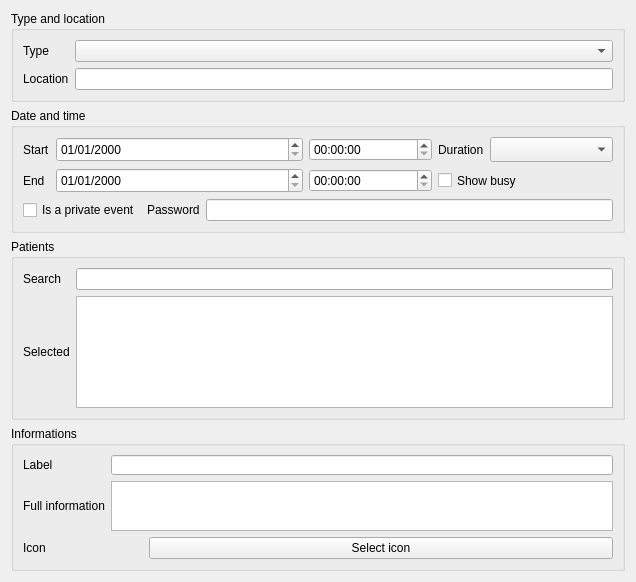
<?xml version="1.0" encoding="UTF-8"?>
<ui version="4.0">
 <class>Agenda::Internal::EventEditorWidget</class>
 <widget class="QWidget" name="Agenda::Internal::EventEditorWidget">
  <property name="geometry">
   <rect>
    <x>0</x>
    <y>0</y>
    <width>636</width>
    <height>582</height>
   </rect>
  </property>
  <property name="windowTitle">
   <string>Form</string>
  </property>
  <layout class="QGridLayout" name="gridLayout_4">
   <item row="0" column="0">
    <widget class="QGroupBox" name="groupBox">
     <property name="title">
      <string>Type and location</string>
     </property>
     <layout class="QGridLayout" name="gridLayout">
      <item row="0" column="0">
       <widget class="QLabel" name="label_8">
        <property name="text">
         <string>Type</string>
        </property>
       </widget>
      </item>
      <item row="0" column="1">
       <widget class="QComboBox" name="typeCombo"/>
      </item>
      <item row="1" column="0">
       <widget class="QLabel" name="label_9">
        <property name="text">
         <string>Location</string>
        </property>
       </widget>
      </item>
      <item row="1" column="1">
       <widget class="QLineEdit" name="location"/>
      </item>
     </layout>
    </widget>
   </item>
   <item row="1" column="0">
    <widget class="QGroupBox" name="groupBox_2">
     <property name="title">
      <string>Date and time</string>
     </property>
     <layout class="QGridLayout" name="gridLayout_2">
      <item row="0" column="0">
       <widget class="QLabel" name="label">
        <property name="sizePolicy">
         <sizepolicy hsizetype="Fixed" vsizetype="Preferred">
          <horstretch>0</horstretch>
          <verstretch>0</verstretch>
         </sizepolicy>
        </property>
        <property name="minimumSize">
         <size>
          <width>0</width>
          <height>25</height>
         </size>
        </property>
        <property name="maximumSize">
         <size>
          <width>16777215</width>
          <height>16777215</height>
         </size>
        </property>
        <property name="text">
         <string>Start</string>
        </property>
       </widget>
      </item>
      <item row="0" column="4">
       <widget class="QLabel" name="label_3">
        <property name="sizePolicy">
         <sizepolicy hsizetype="Fixed" vsizetype="Preferred">
          <horstretch>0</horstretch>
          <verstretch>0</verstretch>
         </sizepolicy>
        </property>
        <property name="minimumSize">
         <size>
          <width>0</width>
          <height>25</height>
         </size>
        </property>
        <property name="maximumSize">
         <size>
          <width>16777215</width>
          <height>16777215</height>
         </size>
        </property>
        <property name="text">
         <string>Duration</string>
        </property>
       </widget>
      </item>
      <item row="0" column="5">
       <widget class="QComboBox" name="durationCombo">
        <property name="minimumSize">
         <size>
          <width>0</width>
          <height>25</height>
         </size>
        </property>
        <property name="maximumSize">
         <size>
          <width>16777215</width>
          <height>16777215</height>
         </size>
        </property>
       </widget>
      </item>
      <item row="1" column="0">
       <widget class="QLabel" name="label_2">
        <property name="sizePolicy">
         <sizepolicy hsizetype="Fixed" vsizetype="Preferred">
          <horstretch>0</horstretch>
          <verstretch>0</verstretch>
         </sizepolicy>
        </property>
        <property name="minimumSize">
         <size>
          <width>0</width>
          <height>25</height>
         </size>
        </property>
        <property name="maximumSize">
         <size>
          <width>16777215</width>
          <height>16777215</height>
         </size>
        </property>
        <property name="text">
         <string>End</string>
        </property>
       </widget>
      </item>
      <item row="1" column="4" colspan="2">
       <widget class="QCheckBox" name="busyCheck">
        <property name="minimumSize">
         <size>
          <width>0</width>
          <height>25</height>
         </size>
        </property>
        <property name="maximumSize">
         <size>
          <width>16777215</width>
          <height>16777215</height>
         </size>
        </property>
        <property name="text">
         <string>Show busy</string>
        </property>
       </widget>
      </item>
      <item row="0" column="1" colspan="2">
       <widget class="QDateEdit" name="startDate">
        <property name="minimumSize">
         <size>
          <width>0</width>
          <height>25</height>
         </size>
        </property>
        <property name="maximumSize">
         <size>
          <width>16777215</width>
          <height>16777215</height>
         </size>
        </property>
        <property name="displayFormat">
         <string>dd/MM/yyyy</string>
        </property>
       </widget>
      </item>
      <item row="1" column="1" colspan="2">
       <widget class="QDateEdit" name="endDate">
        <property name="minimumSize">
         <size>
          <width>0</width>
          <height>25</height>
         </size>
        </property>
        <property name="maximumSize">
         <size>
          <width>16777215</width>
          <height>16777215</height>
         </size>
        </property>
        <property name="displayFormat">
         <string>dd/MM/yyyy</string>
        </property>
       </widget>
      </item>
      <item row="0" column="3">
       <widget class="QTimeEdit" name="startTime"/>
      </item>
      <item row="1" column="3">
       <widget class="QTimeEdit" name="endTime"/>
      </item>
      <item row="2" column="0" colspan="6">
       <layout class="QHBoxLayout" name="horizontalLayout">
        <item>
         <widget class="QCheckBox" name="privateCheck">
          <property name="minimumSize">
           <size>
            <width>0</width>
            <height>22</height>
           </size>
          </property>
          <property name="maximumSize">
           <size>
            <width>16777215</width>
            <height>16777215</height>
           </size>
          </property>
          <property name="text">
           <string>Is a private event</string>
          </property>
         </widget>
        </item>
        <item>
         <widget class="QLabel" name="label_7">
          <property name="sizePolicy">
           <sizepolicy hsizetype="Fixed" vsizetype="Preferred">
            <horstretch>0</horstretch>
            <verstretch>0</verstretch>
           </sizepolicy>
          </property>
          <property name="minimumSize">
           <size>
            <width>0</width>
            <height>22</height>
           </size>
          </property>
          <property name="maximumSize">
           <size>
            <width>16777215</width>
            <height>16777215</height>
           </size>
          </property>
          <property name="text">
           <string>Password</string>
          </property>
         </widget>
        </item>
        <item>
         <widget class="QLineEdit" name="password">
          <property name="minimumSize">
           <size>
            <width>0</width>
            <height>22</height>
           </size>
          </property>
          <property name="maximumSize">
           <size>
            <width>16777215</width>
            <height>16777215</height>
           </size>
          </property>
         </widget>
        </item>
       </layout>
      </item>
     </layout>
    </widget>
   </item>
   <item row="2" column="0">
    <widget class="QGroupBox" name="groupBox_3">
     <property name="title">
      <string>Patients</string>
     </property>
     <layout class="QGridLayout" name="gridLayout_5">
      <item row="0" column="0">
       <widget class="QLabel" name="label_4">
        <property name="maximumSize">
         <size>
          <width>16777215</width>
          <height>16777215</height>
         </size>
        </property>
        <property name="text">
         <string>Search</string>
        </property>
       </widget>
      </item>
      <item row="0" column="1">
       <widget class="QLineEdit" name="searchPatient">
        <property name="minimumSize">
         <size>
          <width>0</width>
          <height>22</height>
         </size>
        </property>
        <property name="maximumSize">
         <size>
          <width>16777215</width>
          <height>16777215</height>
         </size>
        </property>
       </widget>
      </item>
      <item row="1" column="1">
       <widget class="QListView" name="selectedPatientView"/>
      </item>
      <item row="1" column="0">
       <widget class="QLabel" name="label_11">
        <property name="text">
         <string>Selected</string>
        </property>
       </widget>
      </item>
     </layout>
    </widget>
   </item>
   <item row="3" column="0">
    <widget class="QGroupBox" name="groupBox_4">
     <property name="title">
      <string>Informations</string>
     </property>
     <layout class="QGridLayout" name="gridLayout_3">
      <item row="0" column="0">
       <widget class="QLabel" name="label_5">
        <property name="sizePolicy">
         <sizepolicy hsizetype="Fixed" vsizetype="Preferred">
          <horstretch>0</horstretch>
          <verstretch>0</verstretch>
         </sizepolicy>
        </property>
        <property name="minimumSize">
         <size>
          <width>0</width>
          <height>20</height>
         </size>
        </property>
        <property name="text">
         <string>Label</string>
        </property>
       </widget>
      </item>
      <item row="0" column="1" colspan="2">
       <widget class="QLineEdit" name="eventLabel">
        <property name="minimumSize">
         <size>
          <width>0</width>
          <height>20</height>
         </size>
        </property>
        <property name="maximumSize">
         <size>
          <width>16777215</width>
          <height>20</height>
         </size>
        </property>
       </widget>
      </item>
      <item row="1" column="0">
       <widget class="QLabel" name="label_6">
        <property name="sizePolicy">
         <sizepolicy hsizetype="Fixed" vsizetype="Preferred">
          <horstretch>0</horstretch>
          <verstretch>0</verstretch>
         </sizepolicy>
        </property>
        <property name="minimumSize">
         <size>
          <width>0</width>
          <height>20</height>
         </size>
        </property>
        <property name="text">
         <string>Full information</string>
        </property>
       </widget>
      </item>
      <item row="1" column="1" colspan="2">
       <widget class="QTextEdit" name="fullInfo">
        <property name="minimumSize">
         <size>
          <width>0</width>
          <height>50</height>
         </size>
        </property>
        <property name="maximumSize">
         <size>
          <width>16777215</width>
          <height>100</height>
         </size>
        </property>
       </widget>
      </item>
      <item row="2" column="0">
       <widget class="QLabel" name="label_10">
        <property name="sizePolicy">
         <sizepolicy hsizetype="Fixed" vsizetype="Preferred">
          <horstretch>0</horstretch>
          <verstretch>0</verstretch>
         </sizepolicy>
        </property>
        <property name="minimumSize">
         <size>
          <width>0</width>
          <height>20</height>
         </size>
        </property>
        <property name="text">
         <string>Icon</string>
        </property>
       </widget>
      </item>
      <item row="2" column="1">
       <widget class="QLabel" name="iconLabel">
        <property name="maximumSize">
         <size>
          <width>32</width>
          <height>32</height>
         </size>
        </property>
        <property name="text">
         <string/>
        </property>
       </widget>
      </item>
      <item row="2" column="2">
       <widget class="QPushButton" name="selectIconButton">
        <property name="text">
         <string>Select icon</string>
        </property>
       </widget>
      </item>
     </layout>
    </widget>
   </item>
  </layout>
 </widget>
 <resources/>
 <connections/>
</ui>
